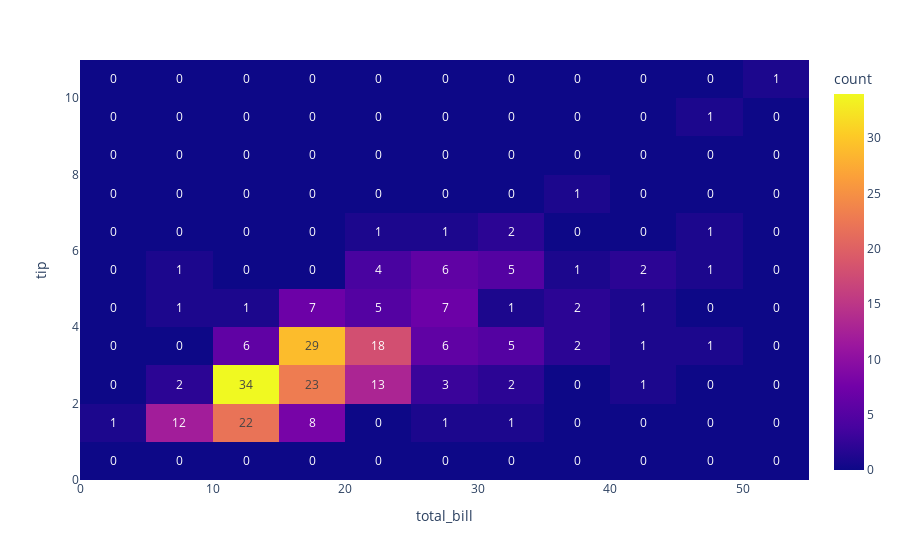

Notebook code cell kept with this figure:
### Markdown cell above
## Text

### Code cell
fig = px.density_heatmap(
    data_frame=tips,
    x="total_bill",
    y="tip",
    text_auto=True  # text
)
fig.show()

### Figure 1 — Plotly figure (JSON) as saved in the notebook; plotly's stock layout.template omitted (floating-point values rounded to 4 significant figures; data arrays with more than 128 entries replaced by an {"elided": "..."} marker saying what was removed)
{"data": [{"coloraxis": "coloraxis", "hovertemplate": "total_bill=%{x}<br>tip=%{y}<br>count=%{z}<extra></extra>", "name": "", "texttemplate": "%{z}", "type": "histogram2d", "x": {"elided": "244 float values"}, "xaxis": "x", "xbingroup": "x", "y": {"elided": "244 float values"}, "yaxis": "y", "ybingroup": "y"}], "layout": {"coloraxis": {"colorbar": {"title": {"text": "count"}}, "colorscale": [[0, "#0d0887"], [0.1111, "#46039f"], [0.2222, "#7201a8"], [0.3333, "#9c179e"], [0.4444, "#bd3786"], [0.5556, "#d8576b"], [0.6667, "#ed7953"], [0.7778, "#fb9f3a"], [0.8889, "#fdca26"], [1, "#f0f921"]]}, "legend": {"tracegroupgap": 0}, "margin": {"t": 60}, "xaxis": {"anchor": "y", "domain": [0, 1], "title": {"text": "total_bill"}}, "yaxis": {"anchor": "x", "domain": [0, 1], "title": {"text": "tip"}}}}
